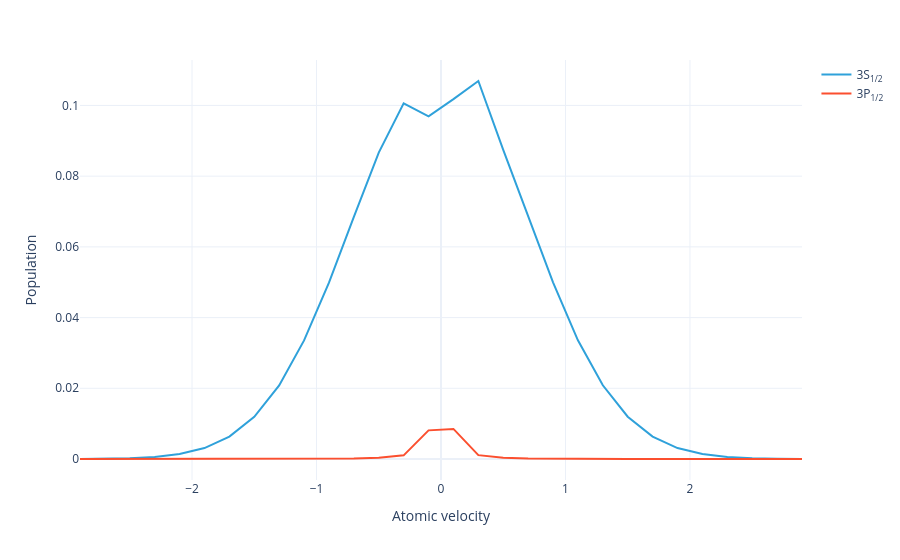

Source (notebook cell):
### Markdown cell above
Plot just the level populations:

### Code cell
#|notest
model.level_population(sol).visualize()

### Figure 1 — Plotly figure (JSON) as saved in the notebook; plotly's stock layout.template omitted (floating-point values rounded to 4 significant figures)
{"data": [{"hovertemplate": "Level=3S<sub>1/2</sub><br>Atomic velocity=%{x}<br>Population=%{y}<extra></extra>", "legendgroup": "3S<sub>1/2</sub>", "line": {"color": "#2fa1da", "dash": "solid"}, "marker": {"symbol": "circle"}, "mode": "lines", "name": "3S<sub>1/2</sub>", "orientation": "v", "showlegend": true, "type": "scatter", "x": [-2.9, -2.7, -2.5, -2.3, -2.1, -1.9, -1.7, -1.5, -1.3, -1.1, -0.9, -0.7, -0.5, -0.3, -0.1, 0.1, 0.3, 0.5, 0.7, 0.9, 1.1, 1.3, 1.5, 1.7, 1.9, 2.1, 2.3, 2.5, 2.7, 2.9], "xaxis": "x", "y": [2.628e-05, 7.996e-05, 0.0002247, 0.0005831, 0.001398, 0.003094, 0.006326, 0.01194, 0.02083, 0.03355, 0.04989, 0.06848, 0.08668, 0.1006, 0.09694, 0.1018, 0.1069, 0.08743, 0.06869, 0.04997, 0.03358, 0.02085, 0.01195, 0.006329, 0.003095, 0.001398, 0.0005833, 0.0002248, 7.999e-05, 2.629e-05], "yaxis": "y"}, {"hovertemplate": "Level=3P<sub>1/2</sub><br>Atomic velocity=%{x}<br>Population=%{y}<extra></extra>", "legendgroup": "3P<sub>1/2</sub>", "line": {"color": "#fb4f2f", "dash": "solid"}, "marker": {"symbol": "circle"}, "mode": "lines", "name": "3P<sub>1/2</sub>", "orientation": "v", "showlegend": true, "type": "scatter", "x": [-2.9, -2.7, -2.5, -2.3, -2.1, -1.9, -1.7, -1.5, -1.3, -1.1, -0.9, -0.7, -0.5, -0.3, -0.1, 0.1, 0.3, 0.5, 0.7, 0.9, 1.1, 1.3, 1.5, 1.7, 1.9, 2.1, 2.3, 2.5, 2.7, 2.9], "xaxis": "x", "y": [3.172e-09, 1.101e-08, 3.573e-08, 1.085e-07, 3.093e-07, 8.296e-07, 2.103e-06, 5.067e-06, 1.169e-05, 2.617e-05, 5.786e-05, 0.0001307, 0.0003228, 0.00103, 0.008099, 0.008504, 0.001095, 0.0003256, 0.0001311, 5.796e-05, 2.62e-05, 1.17e-05, 5.07e-06, 2.104e-06, 8.299e-07, 3.094e-07, 1.085e-07, 3.574e-08, 1.102e-08, 3.173e-09], "yaxis": "y"}], "layout": {"legend": {"title": {}, "tracegroupgap": 0}, "margin": {"t": 60}, "xaxis": {"anchor": "y", "domain": [0, 1], "title": {"text": "Atomic velocity"}}, "yaxis": {"anchor": "x", "domain": [0, 1], "title": {"text": "Population"}}}}
